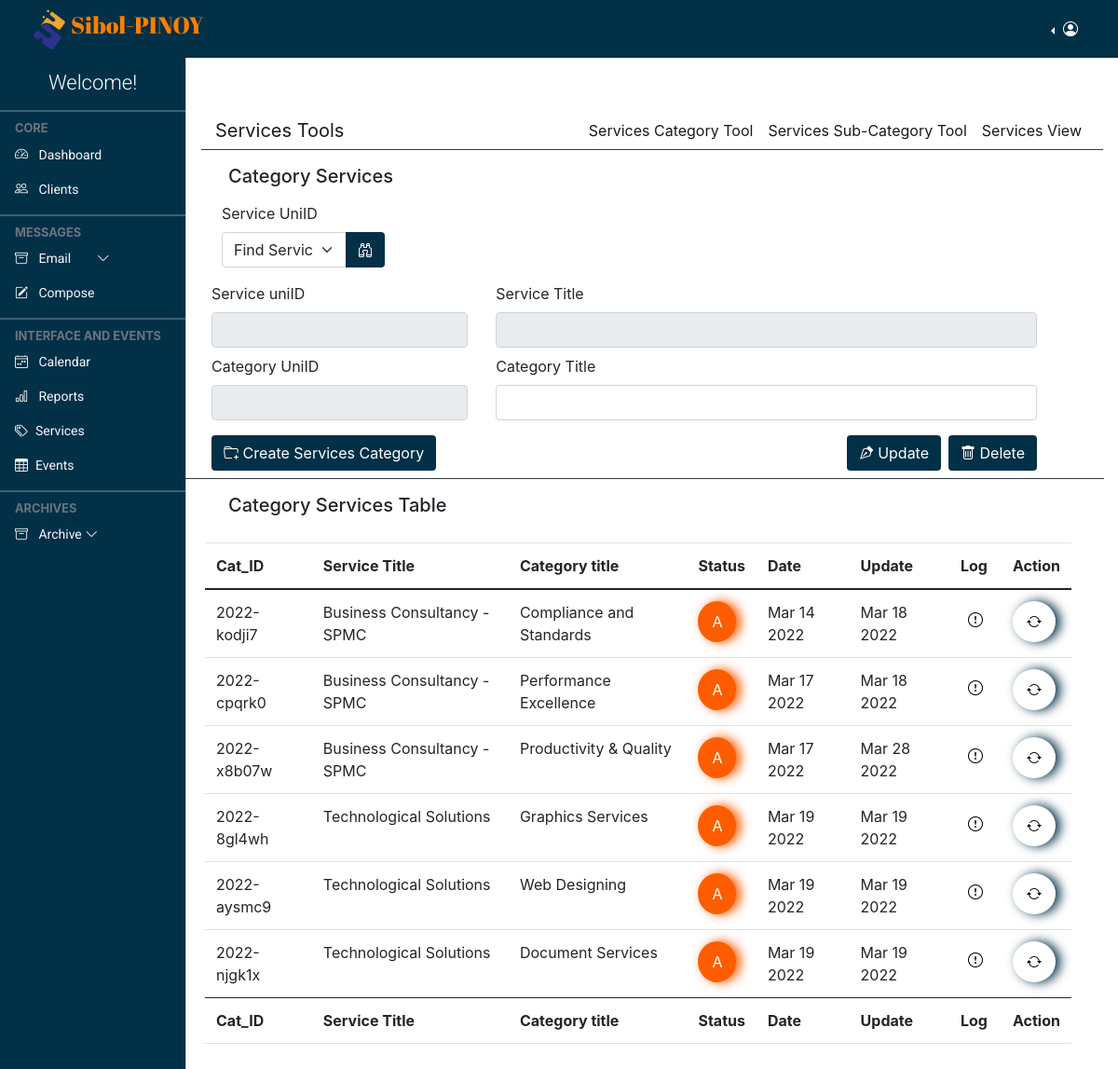
Screenshot of /admin/services.category.php with the database file from the repository.
### tables this page shows
CREATE TABLE `services_category` (
  `number` int(100) NOT NULL,
  `category_uniID` varchar(250) NOT NULL,
  `service_uniID` varchar(250) NOT NULL,
  `category_title` varchar(250) DEFAULT NULL,
  `status` varchar(100) DEFAULT NULL,
  `loginId` varchar(250) DEFAULT NULL,
  `action` varchar(250) DEFAULT NULL,
  `date_upload` datetime DEFAULT NULL,
  `date_update` datetime DEFAULT NULL
);

CREATE TABLE `services` (
  `number` int(100) NOT NULL,
  `service_uniID` text NOT NULL,
  `service_title` varchar(250) NOT NULL,
  `image` varchar(250) NOT NULL,
  `service_desc` longtext NOT NULL,
  `status` varchar(50) NOT NULL,
  `loginId` varchar(250) DEFAULT NULL,
  `action` varchar(250) DEFAULT NULL,
  `date_upload` datetime DEFAULT NULL,
  `date_update` datetime DEFAULT NULL
);

### admin/services.category.php (the view, shortened to what this page needs)
<!doctype html>
<html lang="en">
  <?php
      require "layout.part/admin.header.php";
  ?>
  <body>
    <?php
      require "layout.part/admin.top.navbar.php";
    ?>
    <?php
      require "layout.part/admin.side.navbar.php";
    ?>
    <main class="mt-5 pt-3">
    <?php
        require "layout.part/services.subnav.php";
    ?>
        <div class="row col-md-12 border-bottom border-1 border-dark mb-2">
            <div class="row col-md-12 px-5">
                    <h5>Category Services</h5>
            </div>
            <div class="row col-md-12 mb-2">
                <div class="col-md-3">
                    <div class="input-group col-md-12 m-2">
                        <form action="" method="GET">
                            <label for="service_uniID" class="form-label service_uniID">Service UniID</label>
                            <div class="input-group">
                                <select class="form-select" name="service-uniID" value="<?php if(isset($_GET['service-uniID'])){echo $_GET['search']; } ?>" >
                                    <option selected>Find Service uniID</option>
                                </select>
                                <button class="btn bg-coloured text-white edit" type="submit"><i class="bi bi-binoculars"></i></button>
                            </div>
                        </form>
                    </div>
                </div>
            </div>
            <form action="comptroller/category.control.php" method="POST">
                <div class="row col-md-12 mb-2" >
                    <div class="col-md-4">
                        <?php
                            $serv_uniID ='';
                            $Service_title = '';
                        ?>
                        <label for="service_uniID" class="form-label">Service uniID</label>
                        <input type="text" class="form-control" id="service_uniID" readonly name="service_uniID" value="<?= $serv_uniID ?>">
                    </div>
                    <div class="col-md-8 ">
                        <label for="service_title" class="form-label">Service Title</label>
                        <input type="text" class="form-control" id="service_title" readonly name="service_title" value="<?= $Service_title ?>">
                    </div>
                </div>
                <div class="row col-md-12 mb-2">
                    <div class="col-md-4">
                        <label for="category_uniID" class="form-label service_uniID">Category UniID</label>
                        <input class="form-control" type="text" readonly id="category_uniID" name="category_uniID">
                    </div>
                    <div class="col-md-8">
                        <label for="category_title" class="form-label service_uniID">Category Title</label>
                        <input class="form-control" type="text" id="category_title" name="category_title">
                    </div>
                </div>
                <div class="row col-md-12">
                    <div class="col-md-6">
                        <button type="submit" name="create_category" class="btn bg-coloured text-white my-2" >
                        <i class="bi bi-folder-plus"></i> Create Services Category
                        </button>
                    </div>
                    <div class="col-md-6 d-grid gap-2 d-md-flex justify-content-md-end">
                        <button  type="submit" name="edit_category" class="btn bg-coloured text-white my-2" "><i class="bi bi-vector-pen"></i> Update</button>
                        <button  type="submit" name="delete_category" class="btn bg-coloured text-white my-2" ><i class="bi bi-trash"></i> Delete</button>
                    </div>
                </div>
            </form>
        </div>
        <div class="row col-md-12 mt-3">
            <div class="row col-md-12 px-5">
                <h5>Category Services Table</h5>
            </div>
            <div class="card-body">
                <div class="table-responsive">
                    <table id="datatableid" class="table data-table" style="width: 100%">
                        <thead>
                            <tr>
                                <th>Cat_ID</th>
                                <th>Service Title</th>
                                <th>Category title</th>
                                <th>Status</th>
                                <th>Date</th>
                                <th>Update</th>
                                <th>Log</th>
                                <th>Action</th>
                            </tr>
                        </thead>
                        <tbody>
                            <?php
                            $category_reload = "SELECT tb1.category_uniID, tb2.service_uniID, tb2.service_title, tb1.category_title, tb1.status, tb3.username, tb1.action, tb1.date_upload, tb1.date_update FROM ((services_category tb1 INNER JOIN services tb2 ON tb1.service_uniID = tb2.service_uniID) INNER JOIN login tb3 ON tb1.loginId = tb3.loginId)";
                            $category_reload_result = mysqli_query($conn, $category_reload);
                            if(mysqli_num_rows($category_reload_result) > 0 ){
                                foreach($category_reload_result as $category){
                                    ?>
                                    <tr >
                                        <td><?= $category['category_uniID']?></td>
                                        <td><?= $category['service_title']?></td>
                                        <td><?= $category['category_title']?></td>
                                            <?php
                                                if($category['status'] == 'Active'){
                                                    $stats = "stats-orange";
                                                    $font = "A";
                                                }else{
                                                    $stats = "stats-blue";
                                                    $font = "I";
                                                }
                                            ?>
                                        <td>
                                            <button type="button" class="<?= $stats ?> tooltip-test status" title="Status" id="status">
                                            <?= $font ?>
                                            </button>
                                        </td>
                                        <td><?= date('M d Y',  strtotime($category['date_upload'])) ?></td>
                                        <td><?= date('M d Y',  strtotime($category['date_update'])) ?></td>
                                        <td>
                                            <button type="button" class="border-0 bg-white p-2" data-bs-toggle="popover" title="Last Admin Log" data-bs-content="<?= $category['action']?> by <?= $category['username']?>"><i class="bi bi-exclamation-circle"></i></button>
                                        </td>
                                        <td>
                                            <button type="button" class="stats-white tooltip-test read" title="READ" id="read">
                                                <i class="bi bi-arrow-repeat"></i>
                                            </button>
                                        </td>
                                    </tr>
                                    <?php
                                }
                            }
                            ?>
                        </tbody>
                        <tfoot>
                            <tr>
                                <th>Cat_ID</th>
                                <th>Service Title</th>
                                <th>Category title</th>
                                <th>Status</th>
                                <th>Date</th>
                                <th>Update</th>
                                <th>Log</th>
                                <th>Action</th>
                            </tr>
                        </tfoot>
                    </table>
                </div>
            </div>
        </div>
    </main>
  </body>
</html>

### admin/style/addstyler.css (style rules this page uses)
:root { --yellowColor: #FF7F00; --blueColor: #040478; --roboto: 'Roboto', sans-serif; --robotoSlab: 'Roboto Slab', serif; --abrilFatface: 'Abril Fatface', cursive; --offcanvas-width: 200px; --topNavbarHeight: 60px; --navColor: #6c757d; }
* { padding: 0; margin: 0; box-sizing: border-box; }
body { background-color: rgb(255, 255, 255); overflow: hidden; }
@media (min-width: 992px) { body { overflow: auto !important; } }
@media (min-width: 992px) { main { margin-left: var(--offcanvas-width); } }
.stats-orange { border: 0; background-color: #fd5d00; box-shadow: 5px 0px 12px #fd5d00; color: #FFF; padding: 10px 15px; border-radius: 75%; }
.stats-white { border: 0; background-color: #fff; box-shadow: 5px 0px 12px #023047; font-size: 16px; padding: 10px 15px; border-radius: 75%; }

### admin/style/colored.css (style rules this page uses)
.bg-coloured { background-color: #023047; }

### rows the page displays
services_category: category_uniID "2022-kodji7", services.service_title "Business Consultancy - SPMC", category_title "Compliance and Standards", status "A", date_upload "Mar 14 2022", date_update "Mar 18 2022"
services_category: category_uniID "2022-cpqrk0", services.service_title "Business Consultancy - SPMC", category_title "Performance Excellence", status "A", date_upload "Mar 17 2022", date_update "Mar 18 2022"
services_category: category_uniID "2022-x8b07w", services.service_title "Business Consultancy - SPMC", category_title "Productivity & Quality", status "A", date_upload "Mar 17 2022", date_update "Mar 28 2022"
services_category: category_uniID "2022-8gl4wh", services.service_title "Technological Solutions", category_title "Graphics Services", status "A", date_upload "Mar 19 2022", date_update "Mar 19 2022"
services_category: category_uniID "2022-aysmc9", services.service_title "Technological Solutions", category_title "Web Designing", status "A", date_upload "Mar 19 2022", date_update "Mar 19 2022"
services_category: category_uniID "2022-njgk1x", services.service_title "Technological Solutions", category_title "Document Services", status "A", date_upload "Mar 19 2022", date_update "Mar 19 2022"
